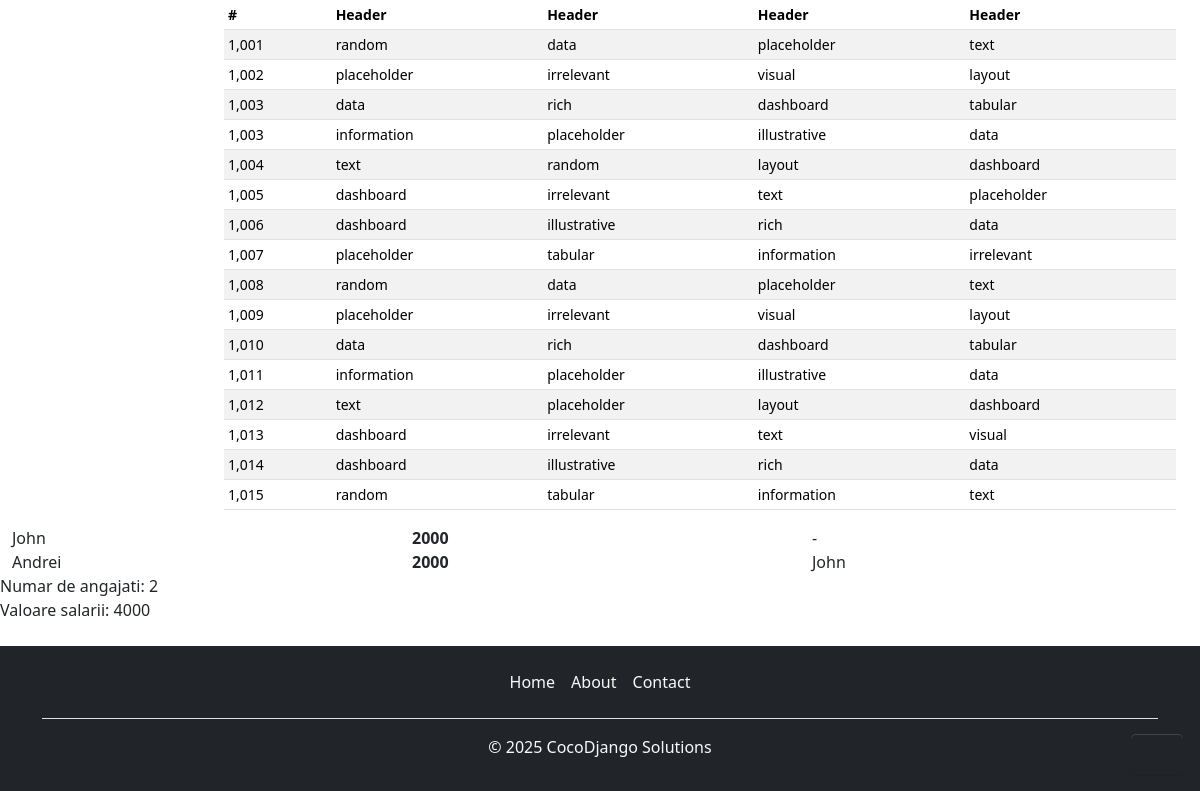
The app's page /controlPanel/dashboard/ (signed in, lower part), older data.
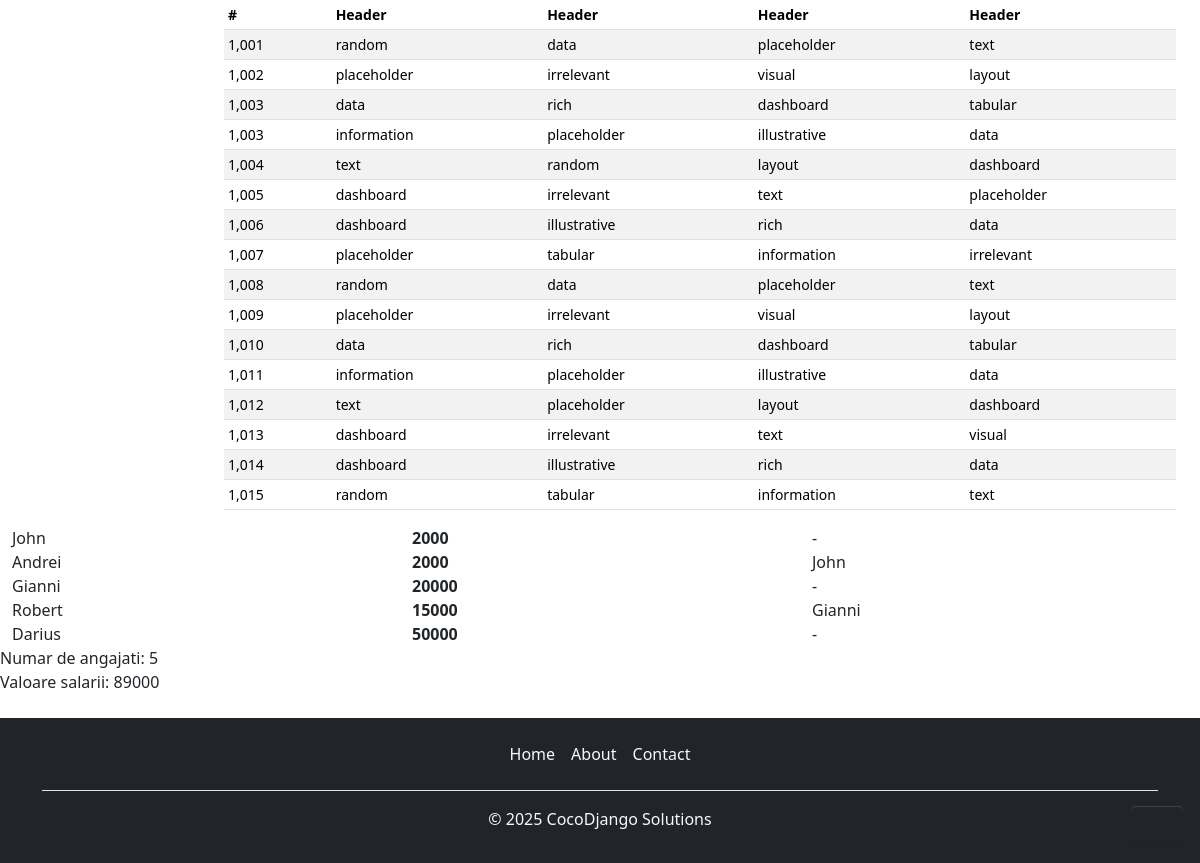
The same page, newer data.
### userApp/models.py (models this page shows)
class Employee(models.Model):
    name = models.CharField(max_length=50)
    email = models.EmailField(unique=True)
    password = models.CharField(max_length=25, default="user1234")
    start_date = models.DateField(auto_now_add=True)
    position = models.CharField(max_length=50, default="Noob")
    my_buddy = models.ForeignKey('self', on_delete=SET_NULL, null=True, blank=True)
    available = models.BooleanField(default=False)
    last_time_online = models.DateTimeField(null=True, blank=True)
    salary = models.IntegerField(default=2000)
    def __str__(self):
        return self.name

### userApp/views.py (the view)
# urls.py: path("controlPanel/", include("userApp.urls")),
def controlPanel(request):
    email = request.session.get('user_email')
    user = Employee.objects.get(email=email)
    is_logged_in = True
    users = Employee.objects.all()
    suma = 0
    for user in users:
        suma += user.salary
    context = {
        "user": user,
        "users": users,
        "numOfEmployees": len(users),
        "suma": suma,
        "email": email,
        "is_logged_in": is_logged_in
    }
    return render(request, 'userApp/controlPanel.html', context)

### userApp/templates/userApp/controlPanel.html (shortened to what this page needs)
{% extends 'main.html' %}
{% block content %}
<div class="dropdown position-fixed bottom-0 end-0 mb-3 me-3 bd-mode-toggle">
    <button class="btn btn-bd-primary py-2 dropdown-toggle d-flex align-items-center" id="bd-theme" type="button"
        aria-expanded="false" data-bs-toggle="dropdown" aria-label="Toggle theme (auto)">
        <svg class="bi my-1 theme-icon-active" width="1em" height="1em">
            <use href="#circle-half"></use>
        </svg>
    </button>
</div>
<div class="container-fluid">
    <div class="row">
        <main class="col-md-9 ms-sm-auto col-lg-10 px-md-4">
            <div class="table-responsive small">
                <table class="table table-striped table-sm">
                    <thead>
                        <tr>
                            <th scope="col">#</th>
                            <th scope="col">Header</th>
                            <th scope="col">Header</th>
                            <th scope="col">Header</th>
                            <th scope="col">Header</th>
                        </tr>
                    </thead>
                    <tbody>
                        <tr>
                            <td>1,001</td>
                            <td>random</td>
                            <td>data</td>
                            <td>placeholder</td>
                            <td>text</td>
                        </tr>
                        <tr>
                            <td>1,002</td>
                            <td>placeholder</td>
                            <td>irrelevant</td>
                            <td>visual</td>
                            <td>layout</td>
                        </tr>
                        <tr>
                            <td>1,003</td>
                            <td>data</td>
                            <td>rich</td>
                            <td>dashboard</td>
                            <td>tabular</td>
                        </tr>
                        <tr>
                            <td>1,003</td>
                            <td>information</td>
                            <td>placeholder</td>
                            <td>illustrative</td>
                            <td>data</td>
                        </tr>
                        <tr>
                            <td>1,004</td>
                            <td>text</td>
                            <td>random</td>
                            <td>layout</td>
                            <td>dashboard</td>
                        </tr>
                        <tr>
                            <td>1,005</td>
                            <td>dashboard</td>
                            <td>irrelevant</td>
                            <td>text</td>
                            <td>placeholder</td>
                        </tr>
                        <tr>
                            <td>1,006</td>
                            <td>dashboard</td>
                            <td>illustrative</td>
                            <td>rich</td>
                            <td>data</td>
                        </tr>
                        <tr>
                            <td>1,007</td>
                            <td>placeholder</td>
                            <td>tabular</td>
                            <td>information</td>
                            <td>irrelevant</td>
                        </tr>
                        <tr>
                            <td>1,008</td>
                            <td>random</td>
                            <td>data</td>
                            <td>placeholder</td>
                            <td>text</td>
                        </tr>
                        <tr>
                            <td>1,009</td>
                            <td>placeholder</td>
                            <td>irrelevant</td>
                            <td>visual</td>
                            <td>layout</td>
                        </tr>
                        <tr>
                            <td>1,010</td>
                            <td>data</td>
                            <td>rich</td>
                            <td>dashboard</td>
                            <td>tabular</td>
                        </tr>
                        <tr>
                            <td>1,011</td>
                            <td>information</td>
                            <td>placeholder</td>
                            <td>illustrative</td>
                            <td>data</td>
                        </tr>
                        <tr>
                            <td>1,012</td>
                            <td>text</td>
                            <td>placeholder</td>
                            <td>layout</td>
                            <td>dashboard</td>
                        </tr>
                        <tr>
                            <td>1,013</td>
                            <td>dashboard</td>
                            <td>irrelevant</td>
                            <td>text</td>
                            <td>visual</td>
                        </tr>
                        <tr>
                            <td>1,014</td>
                            <td>dashboard</td>
                            <td>illustrative</td>
                            <td>rich</td>
                            <td>data</td>
                        </tr>
                        <tr>
                            <td>1,015</td>
                            <td>random</td>
                            <td>tabular</td>
                            <td>information</td>
                            <td>text</td>
                        </tr>
                    </tbody>
                </table>
            </div>
        </main>
        {% include 'userApp/employees.html' with users=users num=numOfEmployees suma=suma %}
    </div>
</div>
{% endblock %}

### templates/main.html (shortened to what this page needs)
<!DOCTYPE html>
<html>
<head>
    {% load static %}
    <link rel="stylesheet" href="{% static 'css/main.css' %}">
</head>
<body>
    {% block content %}
    {% endblock %}
    {% include 'footer.html' %}
</body>
</html>

### templates/header.html (shortened to what this page needs)
{% load static %}

### userApp/templates/userApp/employees.html
{% block employees %}
<div class="container">
    {% for user in users %}
        <div class="row">
            <span class="col">{{ user.name }}</span>
            <strong class="col"><span>{{ user.salary }}</span></strong>
            <span class="col">
                {% if not user.my_buddy %}
                    -
                {% else %}
                    {{ user.my_buddy }}
                {% endif %}
            </span>
        </div>
    {% endfor %}
</div>
<div class="container">
    <div class="row">
        Numar de angajati: {{ num }}
    </div>
    <div class="row">
        Valoare salarii: {{ suma }}
    </div>
</div>
{% endblock %}

### templates/footer.html
<div class="bg-dark mb-0">
<div class="container">
  <footer class="py-3 my-4 mb-0">
    <ul class="nav justify-content-center border-bottom pb-3 mb-3">
      <li class="nav-item"><a href="/" class="nav-link px-2 text-light">Home</a></li>
      <li class="nav-item"><a href="/about" class="nav-link px-2 text-light">About</a></li>
      <li class="nav-item"><a href="/contact" class="nav-link px-2 text-light">Contact</a></li>
    </ul>
    <p class="text-center text-light">&copy; 2025 CocoDjango Solutions</p>
  </footer>
</div>
</div>

Row changes from the older to the newer data that the page shows:
added Employee: name "Gianni", salary "20000"
added Employee: name "Robert", salary "15000", my_buddy "Gianni"
added Employee: name "Darius", salary "50000"
Text that changed along with them:
{{ num }}: "2" → "5"
{{ suma }}: "4000" → "89000"
